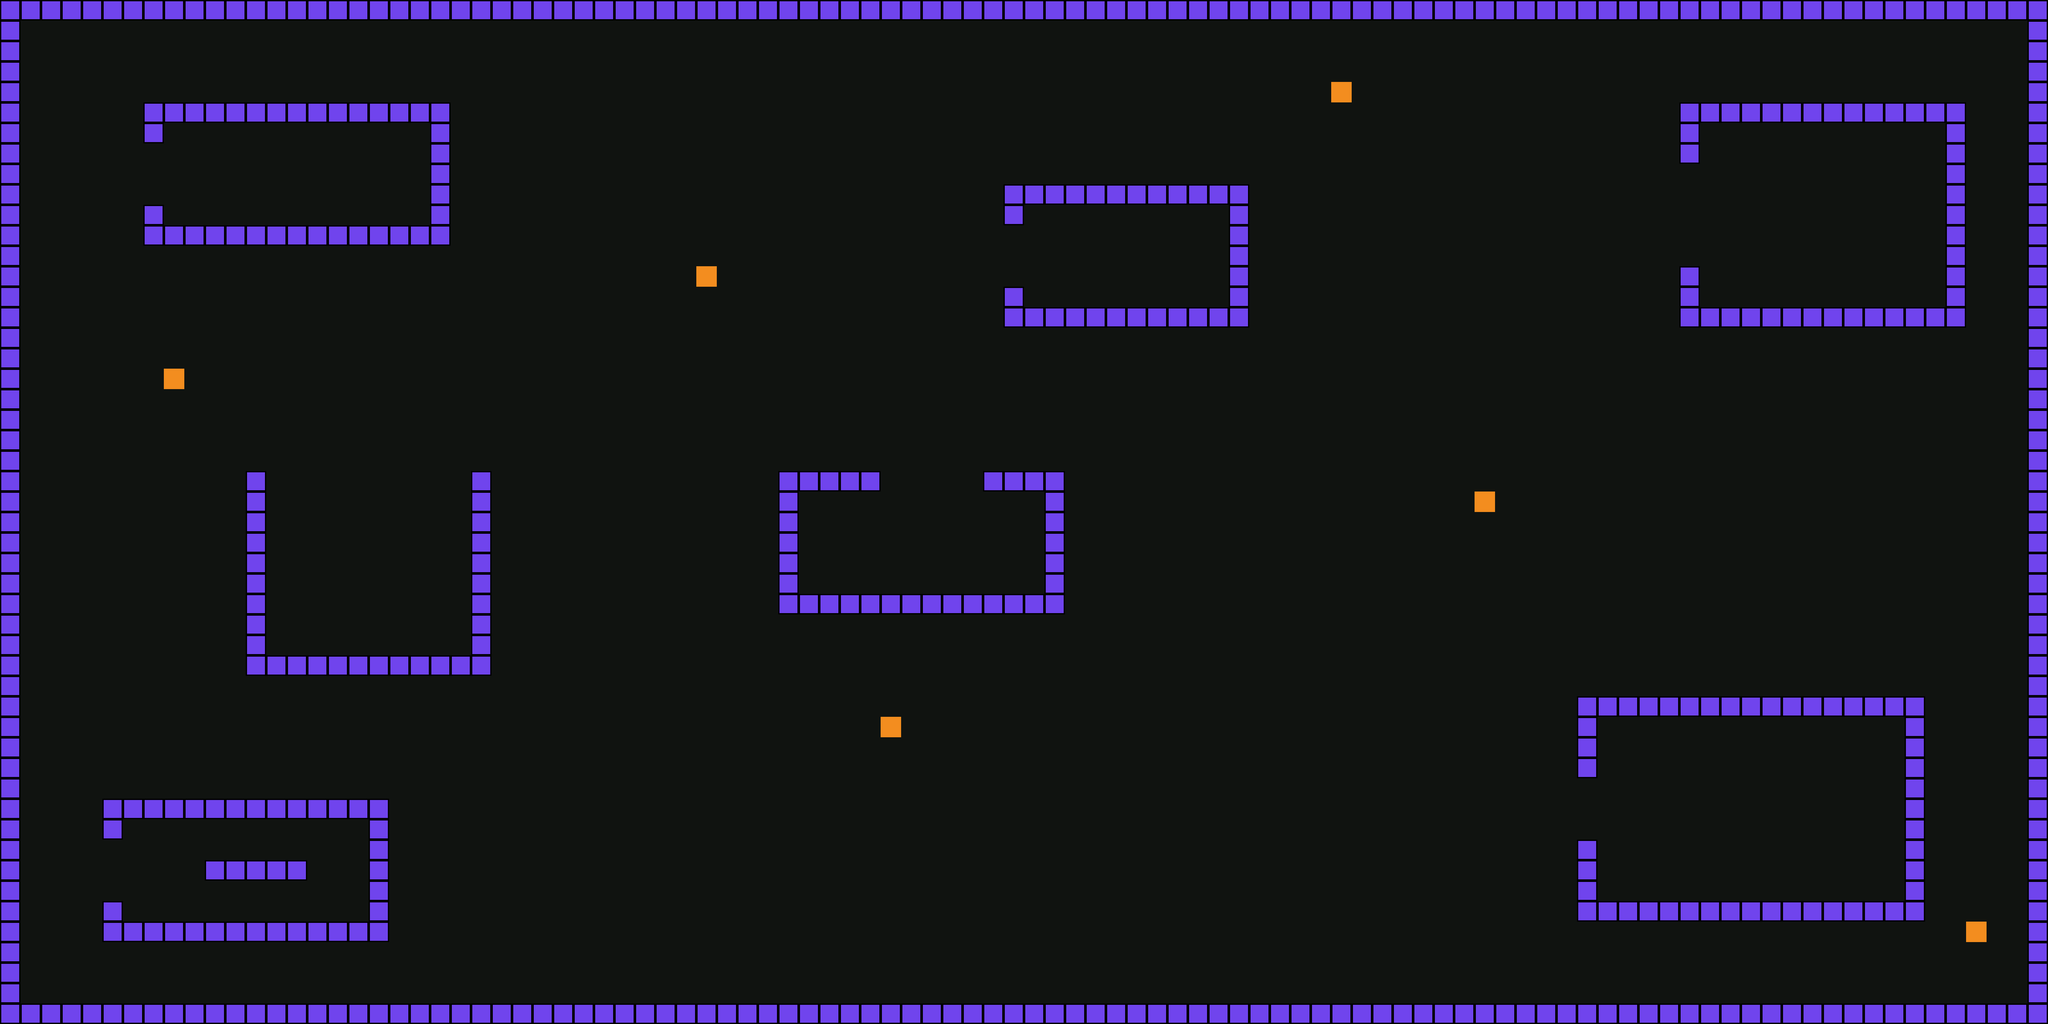

This game map was drawn from its Tiled (.tmx) file and the tilesets committed beside it. A one-line description and the trimmed map source follow:
An orthogonal 100x50 tile map with 64x64 px tiles, 1 tile layer (Tile Layer 1) and 49 objects.

<map version="1.2" tiledversion="1.2.4" orientation="orthogonal" renderorder="right-down" width="100" height="50" tilewidth="64" tileheight="64" infinite="0" nextlayerid="3" nextobjectid="112">
 <tileset firstgid="1" source="tileset.tsx" />
 <layer id="1" name="Tile Layer 1" width="100" height="50">
  <properties>
   <property name="destination" type="bool" value="true" />
  </properties>
  <data>[5000 cells, 5000 non-empty, 3 distinct tile ids]</data>
 </layer>
 <objectgroup id="2" name="collision-layer">
  <properties>
   <property name="destination" type="bool" value="true" />
  </properties>
  <object id="34" x="-3136" y="1728" />
  <object id="37" x="0" y="0" width="6400" height="64">
   <properties>
    <property name="wall" type="bool" value="true" />
   </properties>
  </object>
  <object id="38" x="0" y="64" width="64" height="3136">
   <properties>
    <property name="wall" type="bool" value="true" />
   </properties>
  </object>
  <object id="39" x="64" y="3136" width="6272" height="64">
   <properties>
    <property name="wall" type="bool" value="true" />
   </properties>
  </object>
  <object id="42" x="6336" y="64" width="64" height="3072">
   <properties>
    <property name="wall" type="bool" value="true" />
   </properties>
  </object>
  <object id="43" x="320" y="2496" width="896" height="64">
   <properties>
    <property name="wall" type="bool" value="true" />
   </properties>
  </object>
  <object id="44" x="320" y="2880" width="896" height="64">
   <properties>
    <property name="wall" type="bool" value="true" />
   </properties>
  </object>
  <object id="45" x="1152" y="2560" width="64" height="320">
   <properties>
    <property name="wall" type="bool" value="true" />
   </properties>
  </object>
  <object id="46" x="320" y="2560" width="64" height="64">
   <properties>
    <property name="wall" type="bool" value="true" />
   </properties>
  </object>
  <object id="47" x="320" y="2816" width="64" height="64">
   <properties>
    <property name="wall" type="bool" value="true" />
   </properties>
  </object>
  <object id="48" x="640" y="2688" width="320" height="64">
   <properties>
    <property name="wall" type="bool" value="true" />
   </properties>
  </object>
  <object id="49" x="448" y="384" width="64" height="64">
   <properties>
    <property name="wall" type="bool" value="true" />
   </properties>
  </object>
  <object id="50" x="448" y="320" width="960" height="64">
   <properties>
    <property name="wall" type="bool" value="true" />
   </properties>
  </object>
  <object id="51" x="448" y="640" width="64" height="64">
   <properties>
    <property name="wall" type="bool" value="true" />
   </properties>
  </object>
  <object id="52" x="448" y="704" width="960" height="64">
   <properties>
    <property name="wall" type="bool" value="true" />
   </properties>
  </object>
  <object id="53" x="1344" y="384" width="64" height="320">
   <properties>
    <property name="wall" type="bool" value="true" />
   </properties>
  </object>
  <object id="54" x="768" y="1472" width="64" height="576">
   <properties>
    <property name="wall" type="bool" value="true" />
   </properties>
  </object>
  <object id="55" x="768" y="2048" width="768" height="64">
   <properties>
    <property name="wall" type="bool" value="true" />
   </properties>
  </object>
  <object id="56" x="1472" y="1472" width="64" height="576">
   <properties>
    <property name="wall" type="bool" value="true" />
   </properties>
  </object>
  <object id="57" x="2432" y="1472" width="320" height="64">
   <properties>
    <property name="wall" type="bool" value="true" />
   </properties>
  </object>
  <object id="58" x="2432" y="1536" width="64" height="384">
   <properties>
    <property name="wall" type="bool" value="true" />
   </properties>
  </object>
  <object id="59" x="2496" y="1856" width="832" height="64">
   <properties>
    <property name="wall" type="bool" value="true" />
   </properties>
  </object>
  <object id="60" x="3072" y="1472" width="256" height="64">
   <properties>
    <property name="wall" type="bool" value="true" />
   </properties>
  </object>
  <object id="62" x="3264" y="1536" width="64" height="320">
   <properties>
    <property name="wall" type="bool" value="true" />
   </properties>
  </object>
  <object id="63" x="3136" y="640" width="64" height="64">
   <properties>
    <property name="wall" type="bool" value="true" />
   </properties>
  </object>
  <object id="64" x="3136" y="896" width="64" height="64">
   <properties>
    <property name="wall" type="bool" value="true" />
   </properties>
  </object>
  <object id="65" x="3136" y="960" width="768" height="64">
   <properties>
    <property name="wall" type="bool" value="true" />
   </properties>
  </object>
  <object id="66" x="3136" y="576" width="768" height="64">
   <properties>
    <property name="wall" type="bool" value="true" />
   </properties>
  </object>
  <object id="67" x="3840" y="640" width="64" height="320">
   <properties>
    <property name="wall" type="bool" value="true" />
   </properties>
  </object>
  <object id="68" x="5248" y="320" width="64" height="192">
   <properties>
    <property name="wall" type="bool" value="true" />
   </properties>
  </object>
  <object id="69" x="5312" y="320" width="832" height="64">
   <properties>
    <property name="wall" type="bool" value="true" />
   </properties>
  </object>
  <object id="72" x="6080" y="384" width="64" height="640">
   <properties>
    <property name="wall" type="bool" value="true" />
   </properties>
  </object>
  <object id="73" x="5248" y="832" width="64" height="192">
   <properties>
    <property name="wall" type="bool" value="true" />
   </properties>
  </object>
  <object id="76" x="5312" y="960" width="768" height="64">
   <properties>
    <property name="wall" type="bool" value="true" />
   </properties>
  </object>
  <object id="77" x="4928" y="2176" width="64" height="256">
   <properties>
    <property name="wall" type="bool" value="true" />
   </properties>
  </object>
  <object id="79" x="4992" y="2176" width="1024" height="64">
   <properties>
    <property name="wall" type="bool" value="true" />
   </properties>
  </object>
  <object id="80" x="5952" y="2240" width="64" height="640">
   <properties>
    <property name="wall" type="bool" value="true" />
   </properties>
  </object>
  <object id="82" x="4928" y="2624" width="64" height="256">
   <properties>
    <property name="wall" type="bool" value="true" />
   </properties>
  </object>
  <object id="83" x="4992" y="2816" width="960" height="64">
   <properties>
    <property name="wall" type="bool" value="true" />
   </properties>
  </object>
  <object id="84" x="832" y="320" />
  <object id="95" x="960" y="2048" />
  <object id="101" x="1216" y="2048" />
  <object id="102" x="960" y="2048" />
  <object id="104" x="2752" y="2240" width="64" height="64">
   <properties>
    <property name="destination" type="bool" value="true" />
   </properties>
  </object>
  <object id="106" x="2176" y="832" width="64" height="64">
   <properties>
    <property name="destination" type="bool" value="true" />
   </properties>
  </object>
  <object id="108" x="512" y="1152" width="64" height="64">
   <properties>
    <property name="destination" type="bool" value="true" />
   </properties>
  </object>
  <object id="109" x="4608" y="1536" width="64" height="64">
   <properties>
    <property name="destination" type="bool" value="true" />
   </properties>
  </object>
  <object id="110" x="6144" y="2880" width="64" height="64">
   <properties>
    <property name="destination" type="bool" value="true" />
   </properties>
  </object>
  <object id="111" x="4160" y="256" width="64" height="64">
   <properties>
    <property name="destination" type="bool" value="true" />
   </properties>
  </object>
 </objectgroup>
</map>